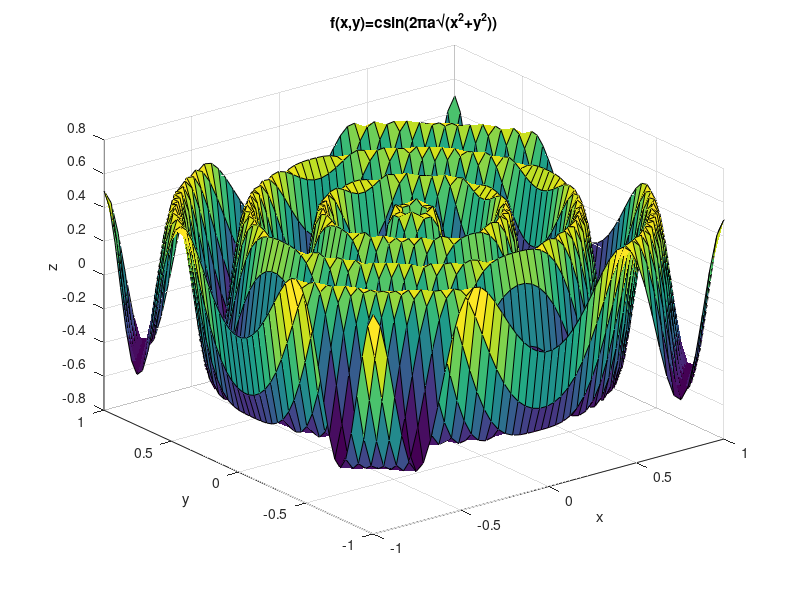

Reproduce this figure in MATLAB.
% my_surf.m
% Script to plot a surface
%
% Craig Warren, 08/07/2010

% Variable dictionary
% x,y   Vectors of ranges used to plot function z
% a,c   Coefficients used in function z
% xx,yy Matrices generated by meshgrid to define points on grid
% z     Definition of function to plot

clear all;  % Clear all variables from workspace
clc;    % Clear command window

x = linspace(-1,1,50);    % Create vector x
y = x;    % Create vector y
a = 3;
c = 0.5;
[xx,yy] = meshgrid(x,y); % Generate xx & yy arrays for plotting
z = c*sin(2*pi*a*sqrt(xx.^2+yy.^2)); % Calculate z (function to plot)
surf(xx,yy,z), xlabel('x'), ylabel('y'), zlabel('z'), ...
title('f(x,y)=csin(2\pia\surd(x^2+y^2))')	% Plots filled-in surface
